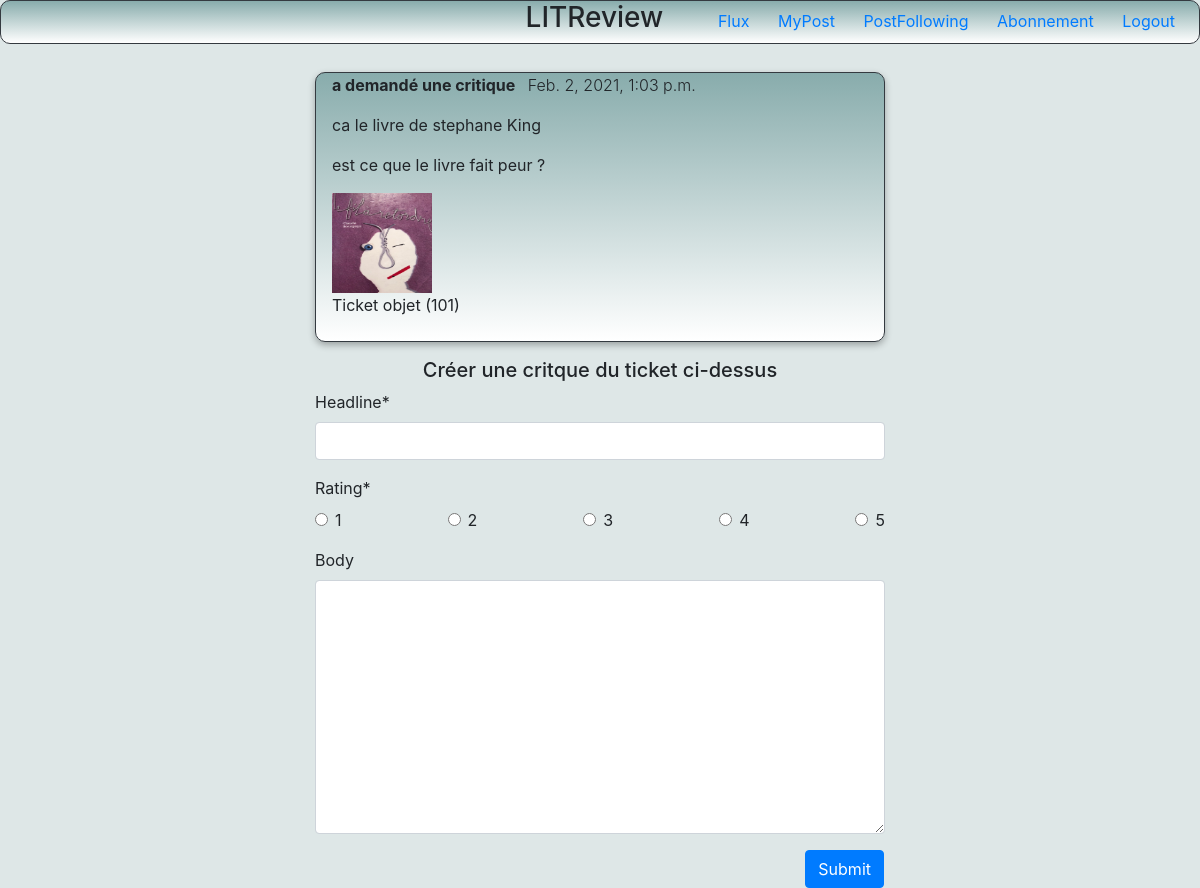
The app's page /review/101 (signed in) with its own data.
### litBlog/models.py (models this page shows)
class Ticket(models.Model):
    title = models.CharField(max_length=128)
    description = models.TextField(max_length=2048, blank=True)
    image = models.ImageField(null=True, blank=True, upload_to="images/")
    time_created = models.DateTimeField(auto_now=True)
    boolean = models.BooleanField(default=False)
    user = UserForeignKey(auto_user_add=True, on_delete=models.CASCADE)

### litBlog/views.py (the view)
# urls.py: path('review/', views.review, name='review'),
@login_required(login_url="login_blog")
def review(request, id_ticket=None, id_review=None):
    instance_ticket = get_object_or_404(Ticket, pk=id_ticket)
    instance_review = (
        get_object_or_404(Review, pk=id_review) if id_review is not None else None
    )
    if request.method == "POST":
        form = ReviewForm(request.POST, instance=instance_review)
        if form.is_valid():
            review = form.save(commit=False)
            review.ticket = instance_ticket
            review.save()
            return redirect("flux")
    else:
        form = ReviewForm(instance=instance_review)
    context = {"form": form, "ticket": instance_ticket}
    return render(request, "review.html", context)

### litBlog/form.py
class ReviewForm(forms.ModelForm):
    CHOICES = [(1, "1"), (2, "2"), (3, "3"), (4, "4"), (5, "5")]
    rating = forms.ChoiceField(
        choices=CHOICES, widget=forms.RadioSelect(attrs={"id": "test2"})
    )
    class Meta:
        model = Review
        fields = ("headline", "rating", "body")

### litBlog/templates/review.html (shortened to what this page needs)
{% extends "base_blog.html" %}
{% load crispy_forms_tags %}
{% block content %}
<div class="row d-flex justify-content-center">
    <div class="col-md-6">
        <div class="ticket_flux border border-dark mt-4 pl-3 pb-2">
            <p><span class="font-weight-bold">{{ticket.user}} a demandé une critique</span>
                <span class="font-weight-light ml-2">{{ticket.time_created}}</span>
            </p>
            <p>{{ticket.title}}</p>
            <p>{{ticket.description}}</p>
            {% if ticket.image %}
                <img src="{{ticket.image.url}}" width="100px" height="100px" alt="img" />
            {% endif %}
            <p>Ticket objet ({{ticket.id}})</p>
        </div>
        <H5 class="text-center mt-3">Créer une critque du ticket ci-dessus</H5>
        <form method="POST" >
            {{form|crispy}}
            <div class="row">
                <input class="btn btn-primary ml-auto mr-3" type="submit" value="Submit"/>
            </div>
        </form>
    </div>
</div>
{% endblock %}

### litBlog/static/css/style.css (style rules this page uses)
.ticket_flux { border-radius: 10px; box-shadow: 0 3px 7px rgba(0, 0, 0, 0.3); background: linear-gradient(#88acac, white); }
.body { background-color:#dee7e7; }
#div_id_rating div:last-child { display:flex; justify-content:space-between; }

### records on screen
Ticket: time_created "Feb. 2, 2021, 1:03 p.m.", title "ca le livre de stephane King", description "est ce que le livre fait peur ?", image (picture), id "101"
